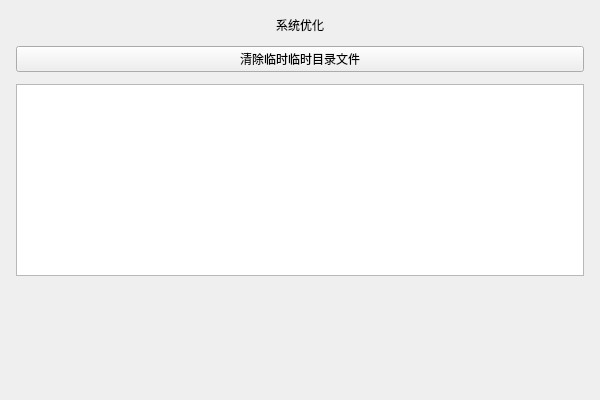
<?xml version="1.0" encoding="UTF-8"?>
<ui version="4.0">
 <class>SysOpt</class>
 <widget class="QWidget" name="SysOpt">
  <property name="geometry">
   <rect>
    <x>0</x>
    <y>0</y>
    <width>600</width>
    <height>400</height>
   </rect>
  </property>
  <property name="windowTitle">
   <string notr="true"/>
  </property>
  <layout class="QVBoxLayout" name="mainLayout">
   <property name="spacing">
    <number>12</number>
   </property>
   <property name="leftMargin">
    <number>16</number>
   </property>
   <property name="topMargin">
    <number>16</number>
   </property>
   <property name="rightMargin">
    <number>16</number>
   </property>
   <property name="bottomMargin">
    <number>16</number>
   </property>
   <item>
    <widget class="QLabel" name="pageLabel">
     <property name="text">
      <string>系统优化</string>
     </property>
     <property name="alignment">
      <set>Qt::AlignCenter</set>
     </property>
    </widget>
   </item>
   <item>
    <widget class="QPushButton" name="pushButton_del_temp">
     <property name="text">
      <string>清除临时临时目录文件</string>
     </property>
    </widget>
   </item>
   <item>
    <widget class="QPlainTextEdit" name="plainTextEdit_result"/>
   </item>
   <item>
    <spacer name="vSpacer">
     <property name="orientation">
      <enum>Qt::Vertical</enum>
     </property>
     <property name="sizeHint" stdset="0">
      <size>
       <width>20</width>
       <height>0</height>
      </size>
     </property>
    </spacer>
   </item>
  </layout>
 </widget>
 <resources/>
 <connections/>
</ui>
